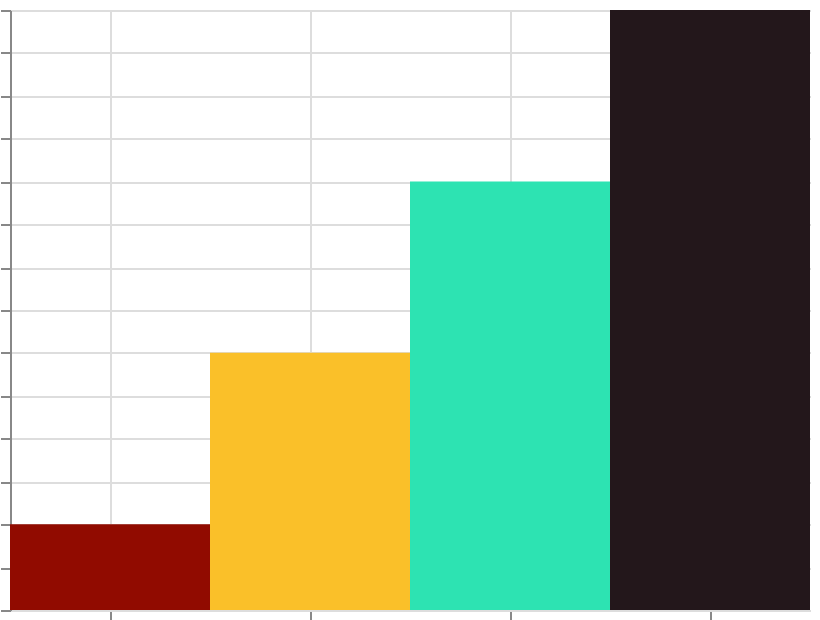

The specification (Vega-Lite) saved for this image:
### Vega specification from a JSON file in a GitHub repository (floating-point values rounded to 4 significant figures)
{"$schema": "https://vega.github.io/schema/vega/v6.json", "width": 400, "height": 300, "padding": 5, "autosize": "none", "data": [{"name": "table", "values": [{"cat": "A", "val": 10}, {"cat": "B", "val": 30}, {"cat": "C", "val": 50}, {"cat": "D", "val": 70}]}], "scales": [{"name": "x", "type": "band", "domain": {"data": "table", "field": "cat", "sort": true}, "range": "width"}, {"name": "y", "type": "linear", "domain": {"data": "table", "field": "val"}, "range": [{"signal": "height"}, 0], "zero": true, "nice": true}, {"name": "color", "type": "sequential", "domain": {"data": "table", "field": "val"}, "scheme": "turbo", "reverse": true}], "marks": [{"type": "rect", "from": {"data": "table"}, "encode": {"update": {"x": {"scale": "x", "field": "cat"}, "width": {"scale": "x", "band": 1}, "y": {"scale": "y", "field": "val"}, "y2": {"scale": "y", "value": 0}, "fill": {"scale": "color", "field": "val"}}}}], "axes": [{"scale": "x", "orient": "bottom", "grid": true, "labels": false}, {"scale": "y", "orient": "left", "grid": true, "labels": false}], "legends": [{"fill": "color"}]}
